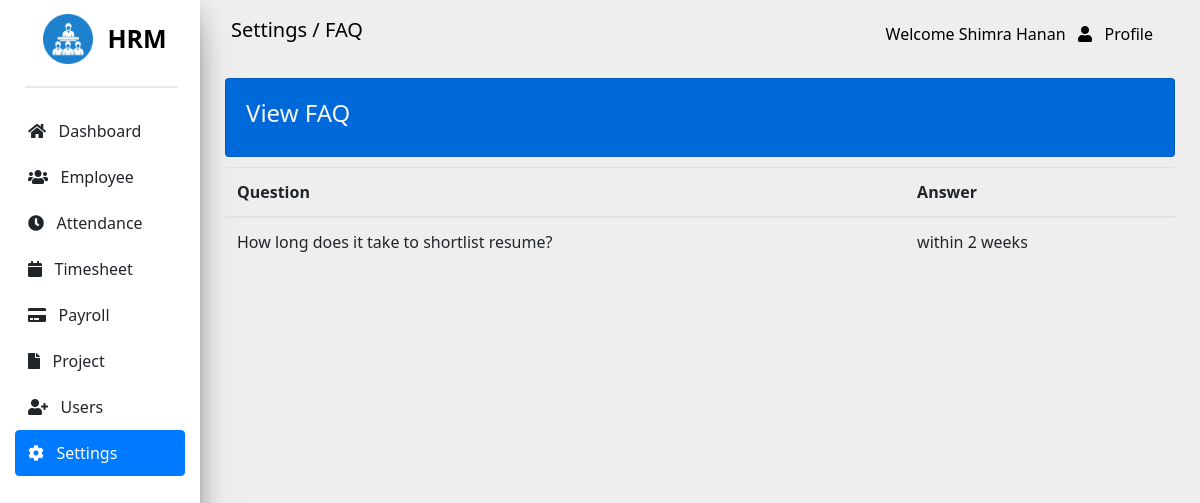
/pages/faq/index.php (signed in), run on the app's committed database.
### tables this page shows
CREATE TABLE IF NOT EXISTS `faq` (
  `id` int NOT NULL AUTO_INCREMENT,
  `question` varchar(255) NOT NULL,
  `answer` varchar(255) NOT NULL,
  PRIMARY KEY (`id`)
);

### core/services/common-service.php (called while the page is built, shortened)
<?php
    function getUsername() {
        return $_SESSION["fullname"];
    }
?>

### core/services/faq-service.php (called while the page is built, shortened)
<?php
    function getAllFAQ($conn) {
        $query = "SELECT * from faq";
        return $conn->query($query);
    }
?>

### pages/faq/index.php (the view, shortened to what this page needs)
<?php
    require '../../core/services/common-service.php';
    require '../../shared/components/sidenav.php';
    require '../../core/services/faq-service.php';
?>
<!DOCTYPE html>
<html lang="en">
<head>
    <link rel="stylesheet" href="https://use.fontawesome.com/releases/v5.7.0/css/all.css"
>
    <link rel="stylesheet" href="../../assets/css/common.css" />
    <link rel="stylesheet" href="../../assets/css/faq.css" />
</head>
<body>
    <div class="row max-width">
        <div class="col-md-2 side-content">
            <img src="../../assets/images/hrm.png" width="50px" />
            <label>HRM</label>
            <br />
            <div class="break-line"></div>
            <div class="button-section">
                <?php echo getSideNav("settings"); ?>
            </div>
        </div>
        <div class="col-md-10 nav-content">
            <nav class="navbar">
                <label class="navbar-brand">Settings / FAQ</label>
                <div class="dropdown">
                    <button class="dropbtn" onclick="showDropDown()">
                        Welcome <?php echo getUserName();?> &nbsp
                        <span class="fa fa-user" onclick="showDropDown()"></span> &nbsp Profile
                    </button>
                </div>
            </nav>
            <div class="column maintain-paddings">
                <div class="card main-card">
                    <div class="row more-top-margin">
                        <div class="col-md-12">
                            <h4>View FAQ</h4>
                        </div>
                    </div>
                </div>
                <div class="slight-top-margin">
                    <table class="table">
                        <thead>
                            <tr>
                                <th>Question</th>
                                <th>Answer</th>
                            </tr>
                        </thead>
                        <tbody>
                            <?php
                                $result = getAllFAQ($conn);
                                while($row = mysqli_fetch_assoc($result)) {
                            ?>
                            <tr>
                                <td><?php echo $row["question"];?></td>
                                <td><?php echo $row["answer"];?></td>
                            </tr>
                            <?php
                                }
                            ?>
                        </tbody>
                    </table>
                </div>
            </div>
        </div>
    </div>
</body>
</html>

### assets/css/common.css (style rules this page uses)
body { background-color: #eee; margin: 0; font-family: "Segoe UI","Roboto","Helvetica Neue",Arial,"Noto Sans",sans-serif,"Apple Color Emoji","Segoe UI Emoji","Segoe UI Symbol","Noto Color Emoji"; font-size: 1rem; font-weight: 400; line-height: 1.5; color: #212529; text-align: left; }
.row { display: flex; flex-wrap: wrap; margin-right: -15px; margin-left: -15px; }
.col-md, .col-md-1, .col-md-10, .col-md-11, .col-md-12, .col-md-2, .col-md-3, .col-md-4, .col-md-5, .col-md-6, .col-md-7, .col-md-8, .col-md-9, .col-md-auto { position: relative; width: 100%; padding-right: 15px; padding-left: 15px; }
@media only screen and (min-width: 768px) { .col-md-2 { max-width: 16.666667%; } }
@media only screen and (min-width: 768px) { .col-md-10 { max-width: 83.333333%; } }
@media only screen and (min-width: 768px) { .col-md-12 { max-width: 100%; } }
nav { display: block; }
.navbar { position: relative; display: flex; flex-wrap: wrap; align-items: center; justify-content: space-between; padding: .5rem 1rem; }
.navbar-brand { color: black !important; }
.navbar-brand { display: inline-block; padding-top: .3125rem; padding-bottom: .3125rem; margin-right: 1rem; font-size: 1.25rem; line-height: inherit; white-space: nowrap; }
.dropdown, .dropleft, .dropright, .dropup { position: relative; }
.dropdown .dropbtn { cursor: pointer; font-size: 16px; border: none; outline: none; color: black; padding: 14px 16px; background-color: inherit; font-family: inherit; margin: 0; }
[type=button]:not(:disabled), [type=reset]:not(:disabled), [type=submit]:not(:disabled), button:not(:disabled) { cursor: pointer; }
button, select { text-transform: none; }
button, input { overflow: visible; }
button, input, optgroup, select, textarea { margin: 0; font-family: inherit; font-size: inherit; line-height: inherit; }
button { border-radius: 0; }
label { display: inline-block; margin-bottom: .5rem; }
nav { background-color: transparent; }
.card { padding: 10px; }
.card { position: relative; display: flex; -ms-flex-direction: column; flex-direction: column; min-width: 0; word-wrap: break-word; background-color: #fff; background-clip: border-box; border: 1px solid rgba(0,0,0,.125); border-radius: .25rem; }
.h4, h4 { font-size: 1.5rem; }
.h1, .h2, .h3, .h4, .h5, .h6, h1, h2, h3, h4, h5, h6 { margin-bottom: .5rem; font-weight: 500; line-height: 1.2; }
h1, h2, h3, h4, h5, h6 { margin-top: 0; margin-bottom: .5rem; }
button, input, select { margin: 0; font-family: inherit; font-size: inherit; line-height: inherit; }
.table { width: 100%; margin-bottom: 1rem; color: #212529; }
table { border-collapse: collapse; }
.table thead th { vertical-align: bottom; border-bottom: 2px solid #dee2e6; }
.table td, .table th { padding: .75rem; vertical-align: top; border-top: 1px solid #dee2e6; }
th { text-align: inherit; }
.side-content { background-color: #fff; max-height: 100%; height: 100%; position: fixed; top: 0; bottom: 0; left: 0; text-align: center; font-weight: bold; padding-top: 20px; box-shadow: 0px 16px 36px -12px rgb(0 0 0 /56%), 0 4px 25px 0px rgb(0 0 0 / 12%), 0 8px 10px -5px rgb(0 0 0 /20%) }
.side-content label { color: black; font-size: 25px; }
.side-content img { margin-right: 10px; margin-left: 10px; margin-top:-10px; }
.break-line { width: 90%; height: 2px; margin: 20px 0px 10px 10px; background-color: rgba(180, 180, 180, 0.3); }
.button-section { margin-top: 20px; }
.nav-content { position: absolute; right: 0; top: 0; float: right; width: calc(100% - 200px); height: 100%; max-height: 100%; }
.maintain-paddings { padding:10px; }
img { vertical-align: middle; border-style: none; }

### assets/css/faq.css (style rules this page uses)
.card { padding: 10px; }
.slight-top-margin { margin-top: 10px; }
.more-top-margin { padding: 10px; }
.main-card { background-color: #0069d9; color: whitesmoke; }

### data on the page
faq: question "How long does it take to shortlist resume?", answer "within 2 weeks"

### other printed values
getUserName() "Shimra Hanan"
